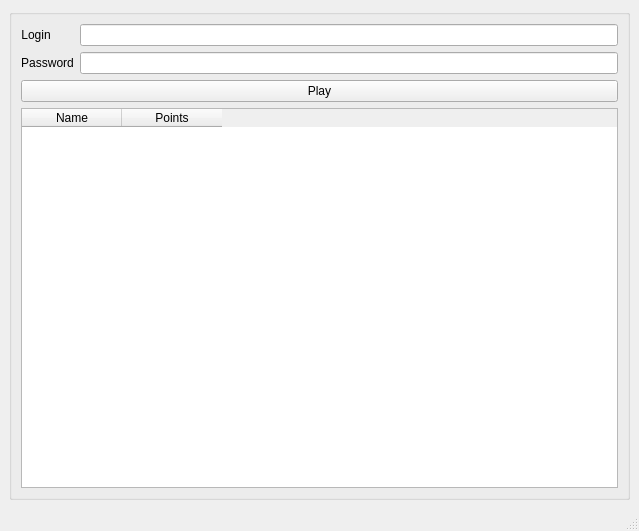
<?xml version="1.0" encoding="UTF-8"?>
<ui version="4.0">
 <class>MainWindow</class>
 <widget class="QMainWindow" name="MainWindow">
  <property name="geometry">
   <rect>
    <x>0</x>
    <y>0</y>
    <width>639</width>
    <height>531</height>
   </rect>
  </property>
  <property name="windowTitle">
   <string>MainWindow</string>
  </property>
  <widget class="QWidget" name="centralwidget">
   <layout class="QHBoxLayout" name="horizontalLayout">
    <item>
     <widget class="QGroupBox" name="groupBox">
      <property name="title">
       <string/>
      </property>
      <layout class="QVBoxLayout" name="verticalLayout">
       <item>
        <layout class="QFormLayout" name="formLayout">
         <item row="0" column="0">
          <widget class="QLabel" name="label">
           <property name="styleSheet">
            <string notr="true">text-alight:center;</string>
           </property>
           <property name="text">
            <string>Login</string>
           </property>
           <property name="alignment">
            <set>Qt::AlignCenter</set>
           </property>
          </widget>
         </item>
         <item row="0" column="1">
          <widget class="QLineEdit" name="lineEdit_2">
           <property name="styleSheet">
            <string notr="true">text-alight:center;</string>
           </property>
           <property name="alignment">
            <set>Qt::AlignCenter</set>
           </property>
          </widget>
         </item>
         <item row="1" column="0">
          <widget class="QLabel" name="label_2">
           <property name="styleSheet">
            <string notr="true">text-alight:center;</string>
           </property>
           <property name="text">
            <string>Password</string>
           </property>
           <property name="alignment">
            <set>Qt::AlignCenter</set>
           </property>
          </widget>
         </item>
         <item row="1" column="1">
          <widget class="QLineEdit" name="lineEdit">
           <property name="styleSheet">
            <string notr="true">text-alight:center;</string>
           </property>
           <property name="alignment">
            <set>Qt::AlignCenter</set>
           </property>
          </widget>
         </item>
        </layout>
       </item>
       <item>
        <widget class="QPushButton" name="pushButton">
         <property name="text">
          <string>Play</string>
         </property>
        </widget>
       </item>
       <item>
        <widget class="QTableWidget" name="tableWidget">
         <column>
          <property name="text">
           <string>Name</string>
          </property>
         </column>
         <column>
          <property name="text">
           <string>Points</string>
          </property>
         </column>
        </widget>
       </item>
      </layout>
     </widget>
    </item>
   </layout>
  </widget>
  <widget class="QStatusBar" name="statusbar"/>
  <action name="actionCustomer">
   <property name="text">
    <string>Customer</string>
   </property>
  </action>
  <action name="actionMedicine">
   <property name="text">
    <string>Medicine</string>
   </property>
  </action>
  <action name="actionOrders">
   <property name="text">
    <string>Orders</string>
   </property>
  </action>
 </widget>
 <resources/>
 <connections/>
</ui>
